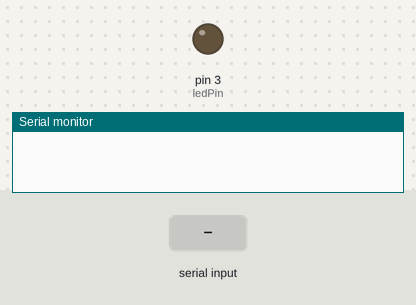
The sketch below on a simulated Arduino Uno, built with avr-gcc and run on an emulated ATmega328P. On the bench: output pins drawn as LEDs (lit = HIGH), the last lines printed to the serial monitor. Inputs (shaded band) come from the test bench.

Above: at 1.2 s.
1.3 s: "1" received over Serial
At 2.1 s:
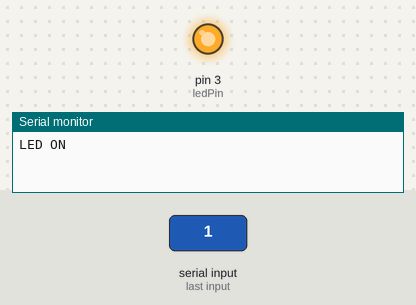
2.8 s: "0" received over Serial
At 3.2 s:
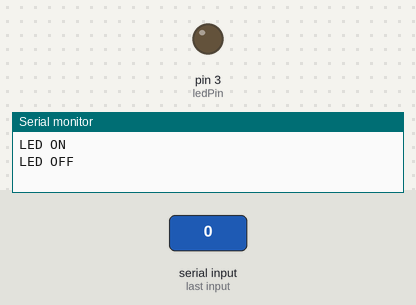
Timing chart, 0 to 5.8 s (numbered marks = the images above; inputs shaded):
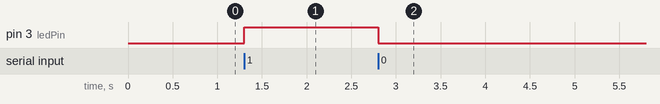

The sketch:

t01.ino
```cpp
#define ledPin 3
char data;

void setup() {
  // put your setup code here, to run once:
  pinMode(ledPin,OUTPUT);
  Serial.begin(9600);
}

void loop() {
  // put your main code here, to run repeatedly:
  if(Serial.available()>0){
    data=Serial.read();
    if(data=='1'){
      digitalWrite(ledPin,HIGH);
      Serial.println("LED ON");
    }
    else if(data=='0'){
      digitalWrite(ledPin,LOW);
      Serial.println("LED OFF");
    }
  }
}
```

Measured:
- after the input at 1.3 s, pin 3 (ledPin): LOW → HIGH at once
- after the input at 2.8 s, pin 3 (ledPin): HIGH → LOW at once
